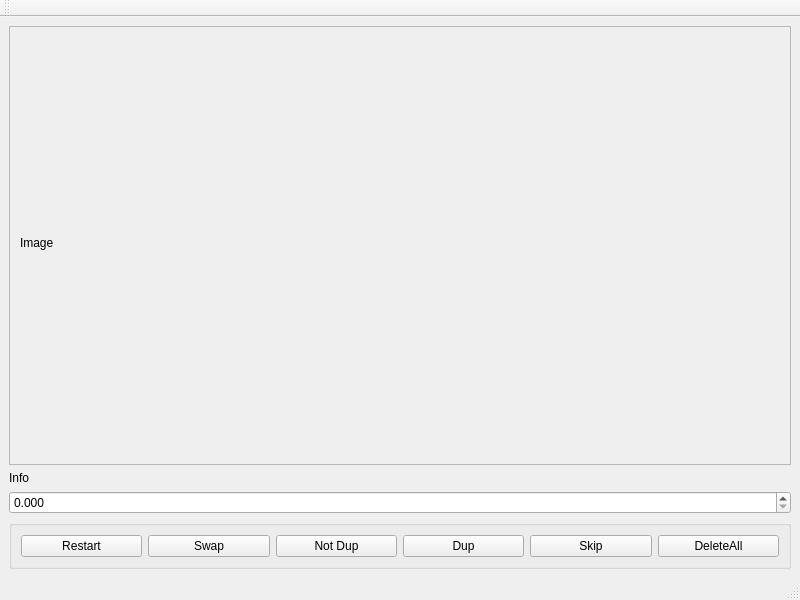
<?xml version="1.0" encoding="UTF-8"?>
<ui version="4.0">
 <class>MainWindow</class>
 <widget class="QMainWindow" name="MainWindow">
  <property name="geometry">
   <rect>
    <x>0</x>
    <y>0</y>
    <width>800</width>
    <height>600</height>
   </rect>
  </property>
  <property name="windowTitle">
   <string>MainWindow</string>
  </property>
  <widget class="QWidget" name="centralwidget">
   <layout class="QHBoxLayout" name="horizontalLayout">
    <item>
     <layout class="QVBoxLayout" name="verticalLayout_2">
      <item>
       <widget class="QScrollArea" name="scrollArea">
        <property name="widgetResizable">
         <bool>true</bool>
        </property>
        <widget class="QWidget" name="scrollAreaWidgetContents">
         <property name="geometry">
          <rect>
           <x>0</x>
           <y>0</y>
           <width>778</width>
           <height>435</height>
          </rect>
         </property>
         <property name="minimumSize">
          <size>
           <width>778</width>
           <height>435</height>
          </size>
         </property>
         <widget class="QLabel" name="lblImage">
          <property name="geometry">
           <rect>
            <x>10</x>
            <y>10</y>
            <width>761</width>
            <height>411</height>
           </rect>
          </property>
          <property name="sizePolicy">
           <sizepolicy hsizetype="Preferred" vsizetype="Minimum">
            <horstretch>0</horstretch>
            <verstretch>0</verstretch>
           </sizepolicy>
          </property>
          <property name="minimumSize">
           <size>
            <width>600</width>
            <height>0</height>
           </size>
          </property>
          <property name="text">
           <string>Image</string>
          </property>
         </widget>
        </widget>
       </widget>
      </item>
      <item>
       <widget class="QLabel" name="lblInfo">
        <property name="text">
         <string>Info</string>
        </property>
       </widget>
      </item>
      <item>
       <widget class="QDoubleSpinBox" name="dsbLimit">
        <property name="sizePolicy">
         <sizepolicy hsizetype="Minimum" vsizetype="Fixed">
          <horstretch>0</horstretch>
          <verstretch>0</verstretch>
         </sizepolicy>
        </property>
        <property name="decimals">
         <number>3</number>
        </property>
        <property name="maximum">
         <double>1.000000000000000</double>
        </property>
        <property name="singleStep">
         <double>0.001000000000000</double>
        </property>
       </widget>
      </item>
      <item>
       <widget class="QGroupBox" name="gbButtons">
        <property name="sizePolicy">
         <sizepolicy hsizetype="Preferred" vsizetype="Minimum">
          <horstretch>0</horstretch>
          <verstretch>0</verstretch>
         </sizepolicy>
        </property>
        <property name="maximumSize">
         <size>
          <width>16777215</width>
          <height>50</height>
         </size>
        </property>
        <property name="title">
         <string/>
        </property>
        <layout class="QHBoxLayout" name="horizontalLayout_3">
         <item>
          <widget class="QPushButton" name="pbtnRestart">
           <property name="text">
            <string>Restart</string>
           </property>
          </widget>
         </item>
         <item>
          <widget class="QPushButton" name="pbtnSwap">
           <property name="text">
            <string>Swap</string>
           </property>
          </widget>
         </item>
         <item>
          <widget class="QPushButton" name="pbtnNotDup">
           <property name="text">
            <string>Not Dup</string>
           </property>
          </widget>
         </item>
         <item>
          <widget class="QPushButton" name="pbtnDup">
           <property name="text">
            <string>Dup</string>
           </property>
          </widget>
         </item>
         <item>
          <widget class="QPushButton" name="pbtnSkip">
           <property name="text">
            <string>Skip</string>
           </property>
          </widget>
         </item>
         <item>
          <widget class="QPushButton" name="pbtnDelete">
           <property name="text">
            <string>DeleteAll</string>
           </property>
          </widget>
         </item>
        </layout>
       </widget>
      </item>
     </layout>
    </item>
   </layout>
  </widget>
  <widget class="QMenuBar" name="menubar">
   <property name="geometry">
    <rect>
     <x>0</x>
     <y>0</y>
     <width>800</width>
     <height>22</height>
    </rect>
   </property>
  </widget>
  <widget class="QStatusBar" name="statusbar"/>
  <widget class="QToolBar" name="toolBar">
   <property name="windowTitle">
    <string>toolBar</string>
   </property>
   <attribute name="toolBarArea">
    <enum>TopToolBarArea</enum>
   </attribute>
   <attribute name="toolBarBreak">
    <bool>false</bool>
   </attribute>
  </widget>
 </widget>
 <resources/>
 <connections/>
</ui>
